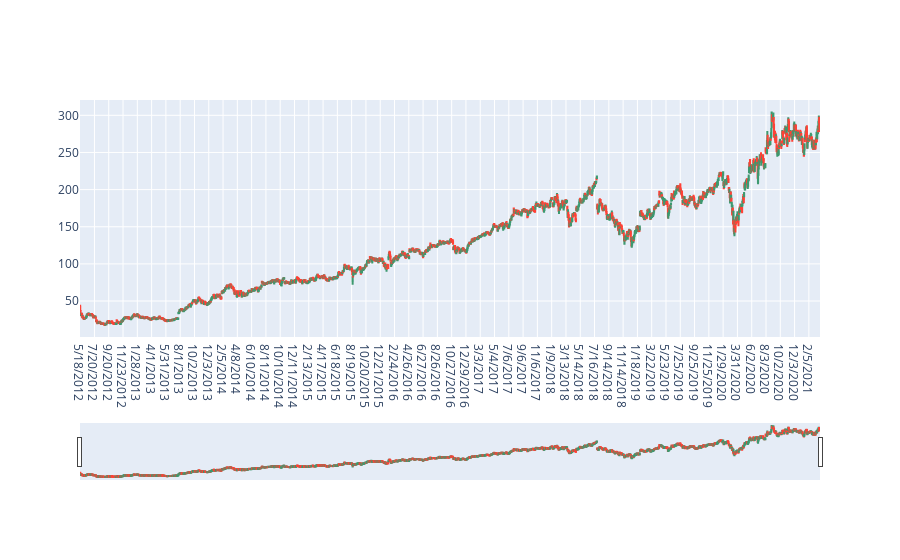

Source (notebook cell):
### Code cell
candlestick_viz(Amazon)

### Figure 1 — Plotly figure (JSON) as saved in the notebook; plotly's stock layout.template omitted (floating-point values rounded to 4 significant figures; data arrays with more than 128 entries replaced by an {"elided": "..."} marker saying what was removed)
{"data": [{"close": {"elided": "2227 float values"}, "high": {"elided": "2227 float values"}, "low": {"elided": "2227 float values"}, "open": {"elided": "2227 float values"}, "type": "candlestick", "x": {"elided": "2227 str values"}}], "layout": {}}
